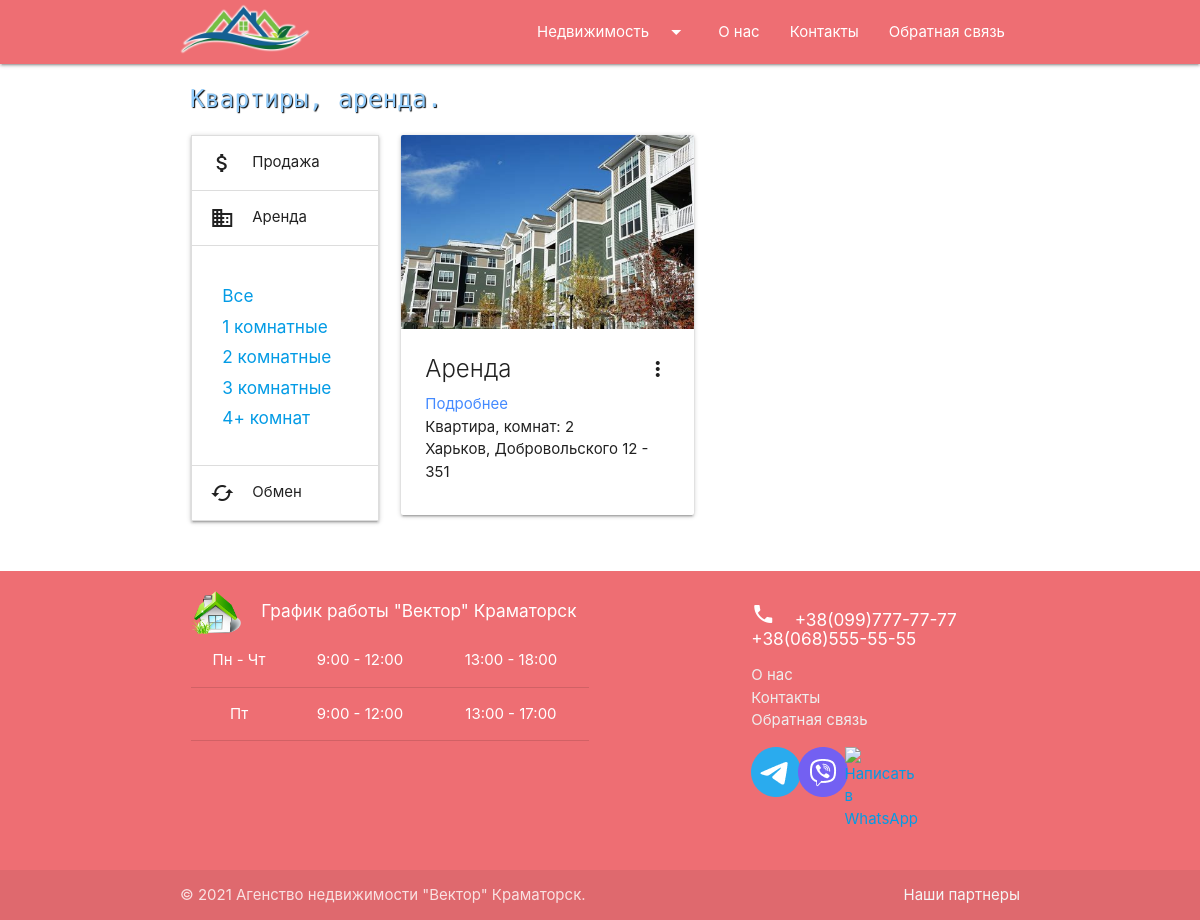
The app's page /apartments/rental/, older data.
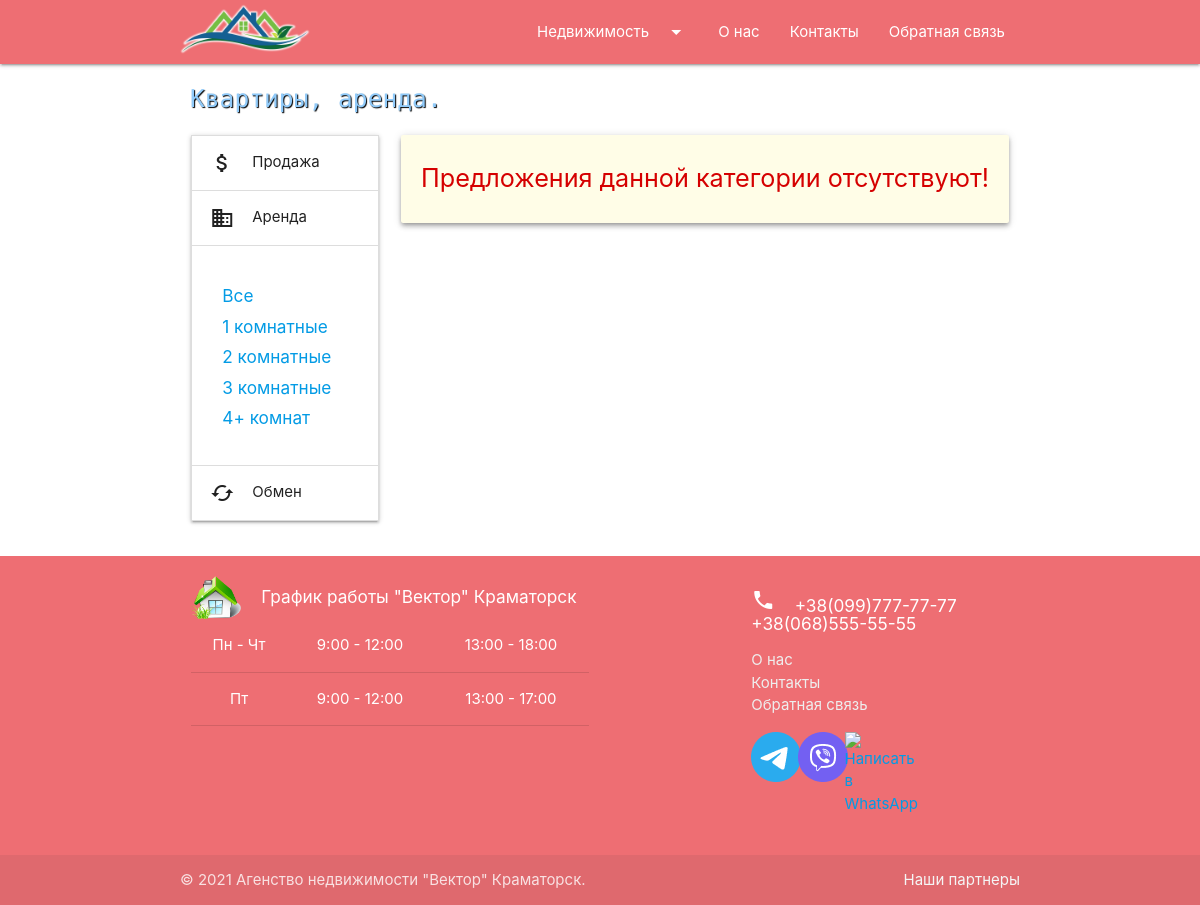
The same page, newer data.
### agency/models.py (models this page shows, shortened)
class Apartment(models.Model):
    ADJACENT = 'Смежный'
    SEPARATED = 'Раздельный'
    BATHROOM_CHOICE = [(ADJACENT, 'Смежный'), (SEPARATED, 'Раздельный')]
    PLASTIC = 'Пластик профиль'
    WOOD = 'Дерево профиль'
    STANDARD = 'Стандартная комплектация'
    WINDOW_CHOICE = [(PLASTIC, 'Пластик профиль'),(WOOD, 'Дерево профиль'),(STANDARD, 'Стандартная комплектация')]
    OPEN_BALCONY = 'Открытого типа'
    GLAZED_BALCONY = 'Застеклен'
    GLAZED_AND_INSULATED = 'Застеклен и утеплен'
    NO_BALCONY = 'Отсутствует'
    BALCONY_CHOICE = [
        (OPEN_BALCONY, 'Открытого типа'),
        (GLAZED_BALCONY, 'Застеклен'),
        (GLAZED_AND_INSULATED, 'Застеклен и утеплен'),
        (NO_BALCONY, 'Отсутствует')
    ]
    BASIC_REPAIR = 'Базовый ремонт'
    FULL_REPAIR = 'Полный ремонт'
    NO_REPAIR = 'Требуется ремонт'
    ROOM_CONDITION = [(BASIC_REPAIR, 'Базовый ремонт'), (FULL_REPAIR, 'Полный ремонт'), (NO_REPAIR, 'Требуется ремонт')]
    slug_title = 'Apartment'
    created_at = models.DateTimeField(auto_now_add=True, verbose_name='Создано')
    updated_at = models.DateTimeField(auto_now=True, verbose_name='Обновлено')
    proposal_type = models.CharField(max_length=8, choices=_PROP_CHOICES, default=_SALE, verbose_name='Тип предложения')
    price = models.FloatField(verbose_name='Цена $')
    number_of_rooms = models.PositiveSmallIntegerField(
        default=1, validators=[MinValueValidator(1), MaxValueValidator(10)], verbose_name='Кол-во комнат'
    )
    floor_number = models.PositiveSmallIntegerField(
        default=1, validators=[MinValueValidator(1), MaxValueValidator(25)], verbose_name='Этаж'
    )
    total_floors_number = models.PositiveSmallIntegerField(
        default=10, validators=[MinValueValidator(1), MaxValueValidator(25)], verbose_name='Всего этажей'
    )
    bathroom = models.CharField(max_length=10, choices=BATHROOM_CHOICE, default=SEPARATED, verbose_name='Туалет')
    window_type = models.CharField(max_length=25, choices=WINDOW_CHOICE, default=PLASTIC, verbose_name='Окна')
    balcony = models.CharField(max_length=20, choices=BALCONY_CHOICE, default=GLAZED_BALCONY, verbose_name='Балкон')
    room_condition = models.CharField(max_length=20, choices=ROOM_CONDITION, default=FULL_REPAIR, verbose_name='Ремонт')
    total_area = models.FloatField(
        default=10.0, validators=[MinValueValidator(10.0), MaxValueValidator(400.0)], verbose_name='Общая площадь кв.м'
    )
    address = models.CharField(max_length=65, verbose_name='Адрес')
    description = models.TextField(blank=True, max_length=400, verbose_name='Описание')
    realtors = models.ManyToManyField(Realtor, blank=True, verbose_name='Риелтор')
    def get_absolute_url(self):
        return reverse('apartment', kwargs={"pk": self.pk})
    class Meta:
        verbose_name = 'Квартира'
        verbose_name_plural = 'Квартиры'
        ordering = ['created_at']

class ApartmentGallery(models.Model):
    apartment = models.ForeignKey(Apartment, on_delete=models.CASCADE, related_name='images')
    image = models.ImageField(upload_to="apartments/")

### agency/views.py (the view)
# urls.py: path('apartments/<str:proposal_type>/', ApartmentsProposalTypeView.as_view(), name='apartmentsProposalType'),
class ApartmentsProposalTypeView(ListView):
    model = Apartment
    template_name = "agency/apartments.html"
    context_object_name = 'flats'
    paginate_by = 6
    def get_context_data(self, **kwargs):
        context = super().get_context_data(**kwargs)
        try:
            context['title'] = "Квартиры, {}.".format(_TRANSLITERATE[self.kwargs['proposal_type']])
        except:
            raise Http404
        return context
    def get_queryset(self):
        return Apartment.objects.filter(proposal_type=self.kwargs['proposal_type'])

### agency/templates/agency/apartments.html (shortened to what this page needs)
{% extends 'index.html' %}
{% block content %}
<div class="container">
    <h5 class="pageTitle">{{ title }}</h5>
    <div class="row">
        <div class="col s12 m12 l3">
            {% include 'inc/_sidebar.html' %}
        </div>
        <div class="col s12 m12 l9">
            {% if not flats %}
                <div class="col s12 card-panel yellow lighten-5 z-depth-2" style="text-align: center;">
                    <p class="flow-text red-text text-accent-4">Предложения данной категории отсутствуют!</p>
                </div>
            {% endif %}
            <div class="row">
                {% for item in flats %}
                <div class="col s12 m6 l6 xl4">
                    <div class="card sticky-action hoverable card_flat">
                        <div class="card-image waves-effect waves-block waves-light">
                            <img class="activator" src="{{ item.images.first.image.url }}">
                        </div>
                        <div class="card-content">
                            <span class="card-title activator grey-text text-darken-4">
                                {% if item.proposal_type == 'sale' %}
                                    Продажа
                                {% elif item.proposal_type == 'rental' %}
                                    Аренда
                                {% elif item.proposal_type == 'exchange' %}
                                    Обмен
                                {% else %}
                                    unknown
                                {% endif %}
                                <i class="material-icons right">more_vert</i>
                            </span>
                            <a href="{{ item.get_absolute_url }}" style="color: #448aff;">Подробнее</a>
                            <p>Квартира, комнат: {{ item.number_of_rooms }}</p>
                            <p>{{ item.address }}</p>
                        </div>
                    </div>
                </div>
                {% endfor %}
            </div>
            <div class="col s12 paginator" style="display: flex; justify-content: center;">
            </div>
        </div>
    </div>
</div>
{% endblock %}

Row changes from the older to the newer data that the page shows:
removed Apartment: images.first.image (picture), proposal_type "Аренда", number_of_rooms "2", address "Харьков, Добровольского 12 - 351"
Text that changed along with them:
text now shown: "Предложения данной категории отсутствуют!"
